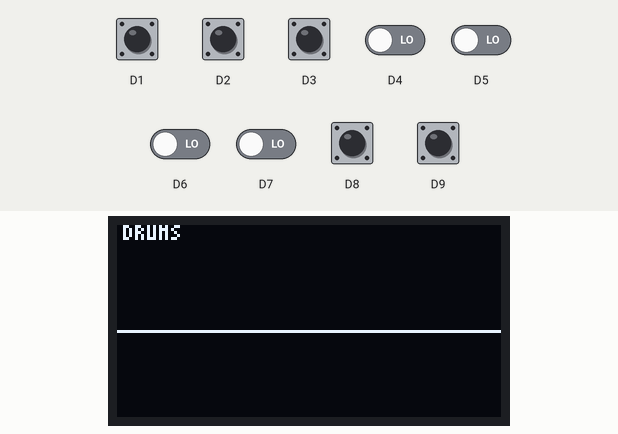
Recording of a program running on a simulated CircuitPython board. On the bench: 128×64 one-colour display. The inputs (shaded band) are chosen by the test bench; at power-on: D8, D9 HIGH, D1–7 LOW. MIDI messages are not drawn; nothing arrives over Bluetooth unless stated; touch pads read as touched when driven HIGH; library files of the repository ran but are not shown: keys.py, kmk_keyboard.py, encoder.py, __init__.py, __init__.py, keypad.py; what the program prints to the serial console is not drawn.

Above: at 5.0 s.
5.1 s: D1 pulled HIGH for 0.15 s
At 5.27 s:
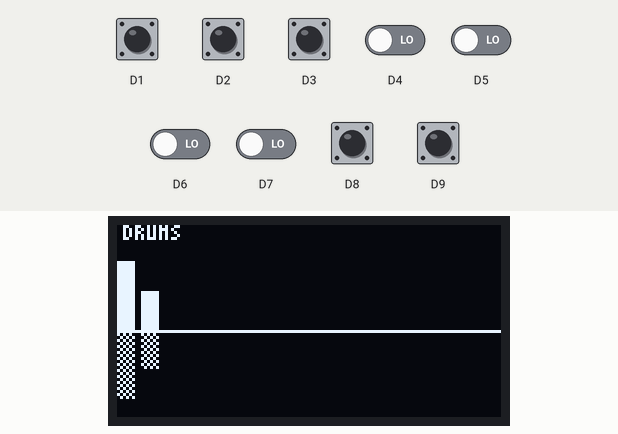
6.9 s: D2 pulled HIGH for 1 s
At 7.7 s:
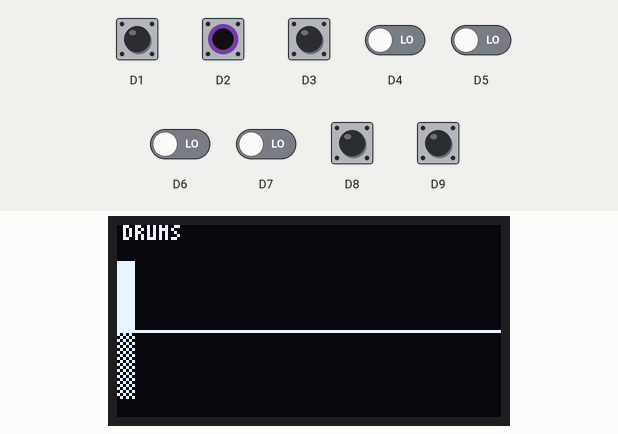
9.4 s: D3 pulled HIGH for 0.15 s
At 9.57 s:
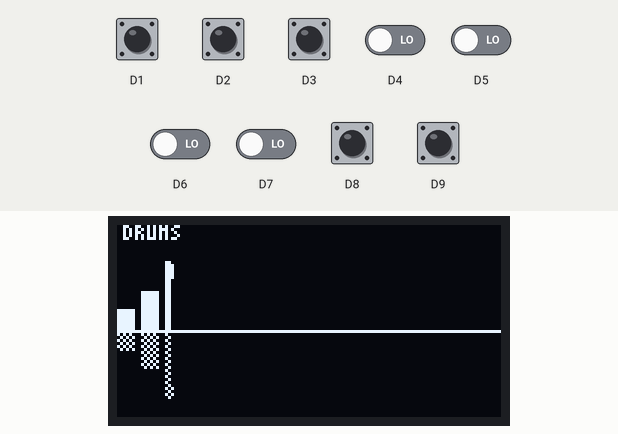
11.2 s: D1 pulled HIGH for 1 s
At 12.4 s:
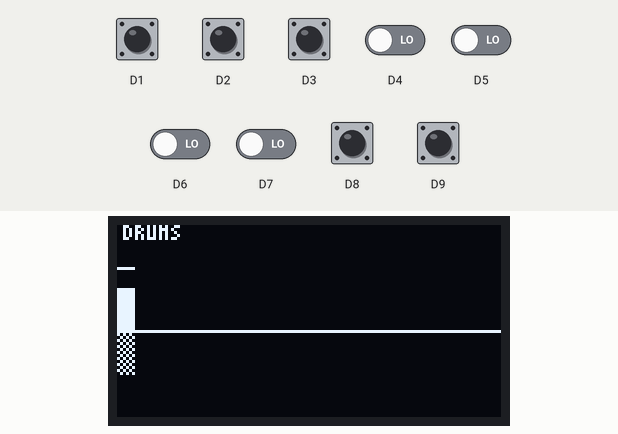
14.0 s: D1 driven HIGH and D2 driven HIGH
At 14.6 s:
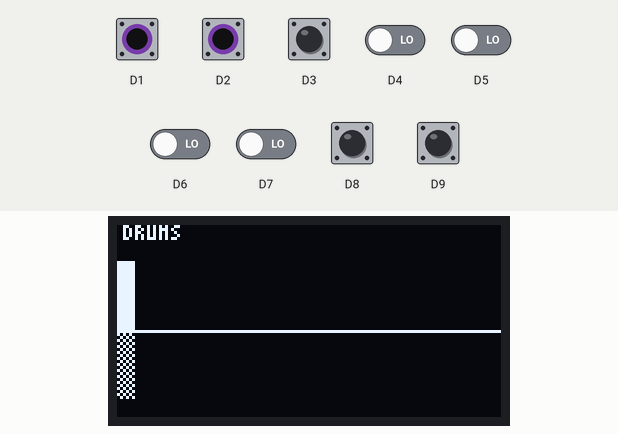
15.8 s: D3 pulled HIGH for 1 s
At 16.6 s:
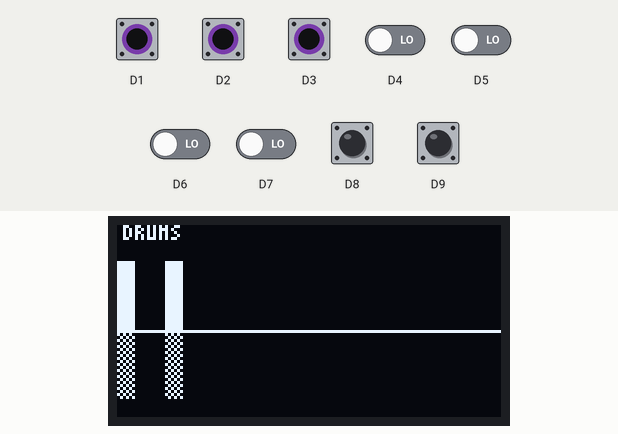
Timing chart, 0 to 18.8 s (numbered marks = the images above; inputs shaded):
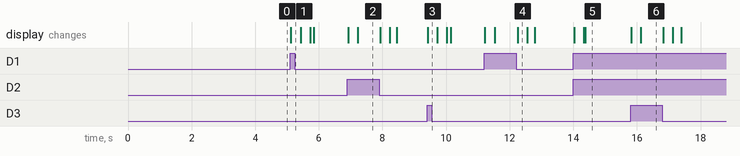

Measured:
- after the input at 5.1 s, the display: changes at once (image 1)
- after the input at 6.9 s, the display: first changes at once (image 2 shows a later state)
- after the input at 9.4 s, the display: changes at once (image 3)
- after the input at 11.2 s, the display: first changes at once (image 4 shows a later state)
- after the input at 14.0 s, the display: first changes at once (image 5 shows a later state)
- after the input at 15.8 s, the display: first changes at once (image 6 shows a later state)

The program:

code.py
```python
# CircuitPython firmware for the MIDI keypad (Waveshare ESP32-S3-ZERO).
# Touch pads play the current instrument. Turning the encoder changes
# the instrument. The OLED shows a bar visualizer for the notes in the air.
import keypad
import touchio
import busio
from adafruit_midi.note_off import NoteOff
from adafruit_midi.note_on import NoteOn
from microcontroller import pin
from supervisor import ticks_ms

from kmk.keys import Key
from kmk.kmk_keyboard import KMKKeyboard
from kmk.modules.encoder import EncoderHandler
from kmk.scanners import Scanner


# Name, then the MIDI note for pads 1 through 7.
# Drums are General MIDI percussion; the others are pitched notes.
INSTRUMENTS = (
    ("Drums", (36, 38, 42, 46, 39, 45, 50)),
    ("Guitar", (40, 43, 45, 47, 50, 52, 55)),
    ("Piano", (60, 62, 64, 65, 67, 69, 71)),
    ("Horn", (60, 62, 64, 67, 69, 72, 74)),
)

NOTE_VELOCITY = 127

# 3-wide glyphs, five rows, leftmost bit is the high bit.
GLYPHS = {
    "A": (0b010, 0b101, 0b111, 0b101, 0b101),
    "D": (0b110, 0b101, 0b101, 0b101, 0b110),
    "G": (0b011, 0b100, 0b101, 0b101, 0b011),
    "H": (0b101, 0b101, 0b111, 0b101, 0b101),
    "I": (0b111, 0b010, 0b010, 0b010, 0b111),
    "M": (0b101, 0b111, 0b101, 0b101, 0b101),
    "N": (0b110, 0b101, 0b101, 0b101, 0b101),
    "O": (0b010, 0b101, 0b101, 0b101, 0b010),
    "P": (0b110, 0b101, 0b110, 0b100, 0b100),
    "R": (0b110, 0b101, 0b110, 0b101, 0b101),
    "S": (0b011, 0b100, 0b010, 0b001, 0b110),
    "T": (0b111, 0b010, 0b010, 0b010, 0b010),
    "U": (0b101, 0b101, 0b101, 0b101, 0b111),
}


class Visualizer:
    """Bars and a dotted reflection, the shape of a media-player visualizer.

    The title sits on top. Bars grow up from a center line and a dimmer
    copy hangs below it. A peak cap falls slower than the bar.
    """

    WIDTH = 128
    HEIGHT = 64
    BARS = 16
    BAR_W = 6
    GAP = 2
    BODY_BOTTOM = 34
    MAX_H = 22
    REFLECT_AT = 36
    LOW_NOTE = 36
    HIGH_NOTE = 74

    def __init__(self):
        self.levels = [0.0] * self.BARS
        self.peaks = [0.0] * self.BARS
        self.held = [0] * self.BARS
        self.title = ""
        self.bitmap = None
        self._title_dirty = True
        self._last_ms = None
        self._drawn_h = [-1] * self.BARS
        self._drawn_p = [-1] * self.BARS

    def bar_for(self, note):
        if note <= self.LOW_NOTE:
            return 0
        if note >= self.HIGH_NOTE:
            return self.BARS - 1
        span = self.HIGH_NOTE - self.LOW_NOTE
        return (note - self.LOW_NOTE) * (self.BARS - 1) // span

    def set_title(self, title):
        self.title = title
        self._title_dirty = True
        self.draw()

    def note_on(self, note):
        index = self.bar_for(note)
        self.held[index] += 1
        self.levels[index] = float(self.MAX_H)
        self.peaks[index] = float(self.MAX_H)
        for offset, scale in ((-1, 0.55), (1, 0.55), (-2, 0.28), (2, 0.28)):
            neighbor = index + offset
            if neighbor < 0 or neighbor >= self.BARS or self.held[neighbor]:
                continue
            splash = self.MAX_H * scale
            if splash > self.levels[neighbor]:
                self.levels[neighbor] = splash
                if splash > self.peaks[neighbor]:
                    self.peaks[neighbor] = splash
        self.draw()

    def note_off(self, note):
        index = self.bar_for(note)
        if self.held[index] > 0:
            self.held[index] -= 1

    def tick(self, now):
        if self._last_ms is None:
            self._last_ms = now
            return
        elapsed = (now - self._last_ms) & 0x1FFFFFFF
        if elapsed < 32:
            return
        steps = elapsed / 32
        if steps > 8:
            steps = 8
        self._last_ms = now
        for index in range(self.BARS):
            if self.held[index]:
                self.levels[index] = float(self.MAX_H)
            else:
                self.levels[index] = max(0.0, self.levels[index] - 6 * steps)
            if self.peaks[index] < self.levels[index]:
                self.peaks[index] = self.levels[index]
            elif self.peaks[index] > self.levels[index]:
                self.peaks[index] = max(self.levels[index], self.peaks[index] - 1.2 * steps)
        self.draw()

    def attach(self, bitmap):
        self.bitmap = bitmap
        self._title_dirty = True
        self._drawn_h = [-1] * self.BARS
        self._drawn_p = [-1] * self.BARS
        self.draw()

    def draw(self):
        if self.bitmap is None:
            return
        if self._title_dirty:
            self._draw_title()
            self._title_dirty = False
        self._draw_bars()

    def _draw_title(self):
        bitmap = self.bitmap
        for x in range(self.WIDTH):
            for y in range(8):
                bitmap[x, y] = 0
            bitmap[x, 35] = 1
        cursor = 2
        for char in self.title.upper():
            glyph = GLYPHS.get(char)
            if glyph is None:
                cursor += 4
                continue
            for row, bits in enumerate(glyph):
                for col in range(3):
                    if bits & (1 << (2 - col)):
                        bitmap[cursor + col, row] = 1
            cursor += 4

    def _draw_bars(self):
        bitmap = self.bitmap
        for index in range(self.BARS):
            height = int(self.levels[index])
            peak = int(self.peaks[index])
            if height == self._drawn_h[index] and peak == self._drawn_p[index]:
                continue
            x0 = index * (self.BAR_W + self.GAP)
            for dx in range(self.BAR_W):
                x = x0 + dx
                for y in range(12, 35):
                    bitmap[x, y] = 0
                for y in range(36, self.HEIGHT):
                    bitmap[x, y] = 0
                if height:
                    top = self.BODY_BOTTOM - height + 1
                    for y in range(top, self.BODY_BOTTOM + 1):
                        bitmap[x, y] = 1
                        mirror = self.REFLECT_AT + (self.BODY_BOTTOM - y)
                        if mirror < self.HEIGHT and ((x + mirror) & 1) == 0:
                            bitmap[x, mirror] = 1
                if peak:
                    peak_y = self.BODY_BOTTOM - peak
                    if 12 <= peak_y < 35:
                        bitmap[x, peak_y] = 1
            self._drawn_h[index] = height
            self._drawn_p[index] = peak


class VisualizerTask:
    def __init__(self, visualizer):
        self.visualizer = visualizer

    def before_matrix_scan(self, keyboard):
        self.visualizer.tick(ticks_ms())

    def during_bootup(self, keyboard):
        return

    def after_matrix_scan(self, keyboard):
        return

    def before_hid_send(self, keyboard):
        return

    def after_hid_send(self, keyboard):
        return

    def on_runtime_enable(self, keyboard):
        return

    def on_runtime_disable(self, keyboard):
        return

    def on_powersave_enable(self, keyboard):
        return

    def on_powersave_disable(self, keyboard):
        return

    def deinit(self, keyboard):
        return


class Player:
    def __init__(self):
        self.instrument = 0
        self.held = {}
        self.visualizer = Visualizer()
        self.midi = open_midi()
        self.visualizer.set_title(self.instrument_name)

    @property
    def instrument_name(self):
        return INSTRUMENTS[self.instrument][0]

    def change(self, steps):
        self.release_all()
        self.instrument = (self.instrument + steps) % len(INSTRUMENTS)
        self.visualizer.set_title(self.instrument_name)

    def note_on(self, key_index):
        if key_index in self.held:
            return
        note = INSTRUMENTS[self.instrument][1][key_index]
        self.held[key_index] = note
        self.midi.send(NoteOn(note, NOTE_VELOCITY))
        self.visualizer.note_on(note)

    def note_off(self, key_index):
        note = self.held.pop(key_index, None)
        if note is None:
            return
        self.midi.send(NoteOff(note, 0))
        self.visualizer.note_off(note)

    def release_all(self):
        for key_index in list(self.held):
            self.note_off(key_index)


def open_midi():
    import usb_midi
    from adafruit_midi import MIDI

    ports = usb_midi.ports
    if not ports:
        print("USB MIDI is off. Power-cycle the board so boot.py can enable it.")

        class _SilentMidi:
            def send(self, _message):
                return None

        return _SilentMidi()
    midi_out = ports[1] if len(ports) > 1 else ports[0]
    return MIDI(midi_out=midi_out, out_channel=0)


def attach_display(visualizer):
    try:
        import displayio
        import adafruit_displayio_ssd1306
        try:
            from i2cdisplaybus import I2CDisplayBus
        except ImportError:
            from displayio import I2CDisplay as I2CDisplayBus
    except ImportError as error:
        print("OLED library missing:", error)
        return
    try:
        displayio.release_displays()
        i2c = busio.I2C(OLED_SCL, OLED_SDA)
        bus = I2CDisplayBus(i2c, device_address=0x3C)
        display = adafruit_displayio_ssd1306.SSD1306(bus, width=128, height=64)
        bitmap = displayio.Bitmap(128, 64, 2)
        palette = displayio.Palette(2)
        palette[0] = 0x000000
        palette[1] = 0xFFFFFF
        group = displayio.Group()
        group.append(displayio.TileGrid(bitmap, pixel_shader=palette))
        display.root_group = group
        visualizer.attach(bitmap)
    except Exception as error:
        print("OLED init failed:", error)


class TouchScanner(Scanner):
    # Don't touch the pads while the board boots - they calibrate on startup.
    def __init__(self, pins):
        self.pads = [touchio.TouchIn(pad) for pad in pins]
        self.pressed = [False] * len(pins)

    @property
    def key_count(self):
        return len(self.pads)

    def scan_for_changes(self):
        for index, pad in enumerate(self.pads):
            touched = pad.value
            if touched != self.pressed[index]:
                self.pressed[index] = touched
                return keypad.Event(index + self.offset, touched)


class NoteKey(Key):
    def __init__(self, key_index):
        super().__init__()
        self.key_index = key_index

    def on_press(self, keyboard, coord_int=None):
        player.note_on(self.key_index)

    def on_release(self, keyboard, coord_int=None):
        player.note_off(self.key_index)


class InstrumentKey(Key):
    def __init__(self, steps):
        super().__init__()
        self.steps = steps

    def on_press(self, keyboard, coord_int=None):
        player.change(self.steps)


class NoKey(Key):
    pass


# Capacitive pads, left to right.
TOUCH_PINS = (
    pin.GPIO1,
    pin.GPIO2,
    pin.GPIO3,
    pin.GPIO4,
    pin.GPIO5,
    pin.GPIO6,
    pin.GPIO7,
)

# EC11. Common is ground. The push switch is not connected.
ENCODER_A = pin.GPIO8
ENCODER_B = pin.GPIO9

# 0.96" SSD1306, 128x64. Pin order on the module is GND, 3V3, SCL, SDA.
OLED_SCL = pin.GPIO10
OLED_SDA = pin.GPIO11

player = Player()

keyboard = KMKKeyboard()
keyboard.matrix = TouchScanner(TOUCH_PINS)
keyboard.keymap = [[NoteKey(index) for index in range(len(TOUCH_PINS))]]

encoder = EncoderHandler()
encoder.pins = ((ENCODER_A, ENCODER_B, None),)
encoder.map = [((InstrumentKey(-1), InstrumentKey(1), NoKey()),)]

visualizer_task = VisualizerTask(player.visualizer)
keyboard.modules = [encoder, visualizer_task]

attach_display(player.visualizer)

if __name__ == '__main__':
    keyboard.go()
```
